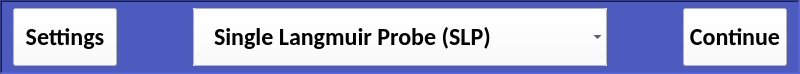
     <widget class="QFrame" name="header">
      <property name="minimumSize">
       <size>
        <width>800</width>
        <height>74</height>
       </size>
      </property>
      <property name="maximumSize">
       <size>
        <width>800</width>
        <height>74</height>
       </size>
      </property>
      <property name="styleSheet">
       <string notr="true">QFrame {
	background-color: #4d5bbe;
}</string>
      </property>
      <property name="frameShape">
       <enum>QFrame::WinPanel</enum>
      </property>
      <property name="frameShadow">
       <enum>QFrame::Sunken</enum>
      </property>
      <layout class="QHBoxLayout" name="horizontalLayout">
       <property name="topMargin">
        <number>0</number>
       </property>
       <property name="bottomMargin">
        <number>0</number>
       </property>
       <item>
        <widget class="QPushButton" name="view_settings_btn">
         <property name="minimumSize">
          <size>
           <width>104</width>
           <height>58</height>
          </size>
         </property>
         <property name="maximumSize">
          <size>
           <width>104</width>
           <height>58</height>
          </size>
         </property>
         <property name="font">
          <font>
           <family>Calibri</family>
           <pointsize>18</pointsize>
           <weight>75</weight>
           <bold>true</bold>
          </font>
         </property>
         <property name="cursor">
          <cursorShape>PointingHandCursor</cursorShape>
         </property>
         <property name="styleSheet">
          <string notr="true">QPushButton {
	background-color: #fafbff;
}</string>
         </property>
         <property name="text">
          <string>Settings</string>
         </property>
        </widget>
       </item>
       <item>
        <spacer name="horizontalSpacer">
         <property name="orientation">
          <enum>Qt::Horizontal</enum>
         </property>
         <property name="sizeType">
          <enum>QSizePolicy::Fixed</enum>
         </property>
         <property name="sizeHint" stdset="0">
          <size>
           <width>70</width>
           <height>20</height>
          </size>
         </property>
        </spacer>
       </item>
       <item>
        <widget class="QWidget" name="cb_handler" native="true">
         <property name="minimumSize">
          <size>
           <width>384</width>
           <height>58</height>
          </size>
         </property>
         <property name="maximumSize">
          <size>
           <width>450</width>
           <height>58</height>
          </size>
         </property>
         <property name="styleSheet">
          <string notr="true">QWidget{
    background-color: #fafbff;
}</string>
         </property>
         <layout class="QHBoxLayout" name="horizontalLayout_14">
          <property name="spacing">
           <number>0</number>
          </property>
          <property name="leftMargin">
           <number>0</number>
          </property>
          <property name="topMargin">
           <number>0</number>
          </property>
          <property name="rightMargin">
           <number>0</number>
          </property>
          <property name="bottomMargin">
           <number>0</number>
          </property>
          <item>
           <widget class="QComboBox" name="probe_selection_cb">
            <property name="minimumSize">
             <size>
              <width>384</width>
              <height>58</height>
             </size>
            </property>
            <property name="maximumSize">
             <size>
              <width>450</width>
              <height>58</height>
             </size>
            </property>
            <property name="font">
             <font>
              <family>Calibri</family>
              <pointsize>18</pointsize>
              <weight>75</weight>
              <bold>true</bold>
             </font>
            </property>
            <property name="cursor">
             <cursorShape>PointingHandCursor</cursorShape>
            </property>
            <property name="styleSheet">
             <string notr="true">QComboBox {
	background-color: #fafbff;
	padding-left: 20px;
	text-align: left;
}

QComboBox:focus {
    outline: none; 
    border: 1px solid #fafbff;
}

QComboBox QAbstractItemView {
    selection-background-color: #fafbff;
    selection-color: black; 
}

</string>
            </property>
            <property name="frame">
             <bool>false</bool>
            </property>
            <item>
             <property name="text">
              <string>Single Langmuir Probe (SLP)</string>
             </property>
            </item>
            <item>
             <property name="text">
              <string>Double Langmuir Probe (DLP)</string>
             </property>
            </item>
            <item>
             <property name="text">
              <string>Triple Langmuir Probe Current (TLC)</string>
             </property>
            </item>
            <item>
             <property name="text">
              <string>Triple Langmuir Probe Voltage (TLV)</string>
             </property>
            </item>
            <item>
             <property name="text">
              <string>Ion Energy Analyzer (IEA)</string>
             </property>
            </item>
            <item>
             <property name="text">
              <string>Hyperbolic Energy Analyzer (HEA)</string>
             </property>
            </item>
           </widget>
          </item>
         </layout>
        </widget>
       </item>
       <item>
        <spacer name="horizontalSpacer_2">
         <property name="orientation">
          <enum>Qt::Horizontal</enum>
         </property>
         <property name="sizeType">
          <enum>QSizePolicy::Fixed</enum>
         </property>
         <property name="sizeHint" stdset="0">
          <size>
           <width>70</width>
           <height>20</height>
          </size>
         </property>
        </spacer>
       </item>
       <item>
        <widget class="QPushButton" name="continue_btn">
         <property name="minimumSize">
          <size>
           <width>104</width>
           <height>58</height>
          </size>
         </property>
         <property name="maximumSize">
          <size>
           <width>104</width>
           <height>16777215</height>
          </size>
         </property>
         <property name="font">
          <font>
           <family>Calibri</family>
           <pointsize>18</pointsize>
           <weight>75</weight>
           <bold>true</bold>
          </font>
         </property>
         <property name="cursor">
          <cursorShape>PointingHandCursor</cursorShape>
         </property>
         <property name="styleSheet">
          <string notr="true">QPushButton {
	background-color: #fafbff;
}</string>
         </property>
         <property name="text">
          <string>Continue</string>
         </property>
         <property name="autoDefault">
          <bool>false</bool>
         </property>
         <property name="default">
          <bool>false</bool>
         </property>
         <property name="flat">
          <bool>false</bool>
         </property>
        </widget>
       </item>
      </layout>
     </widget>
